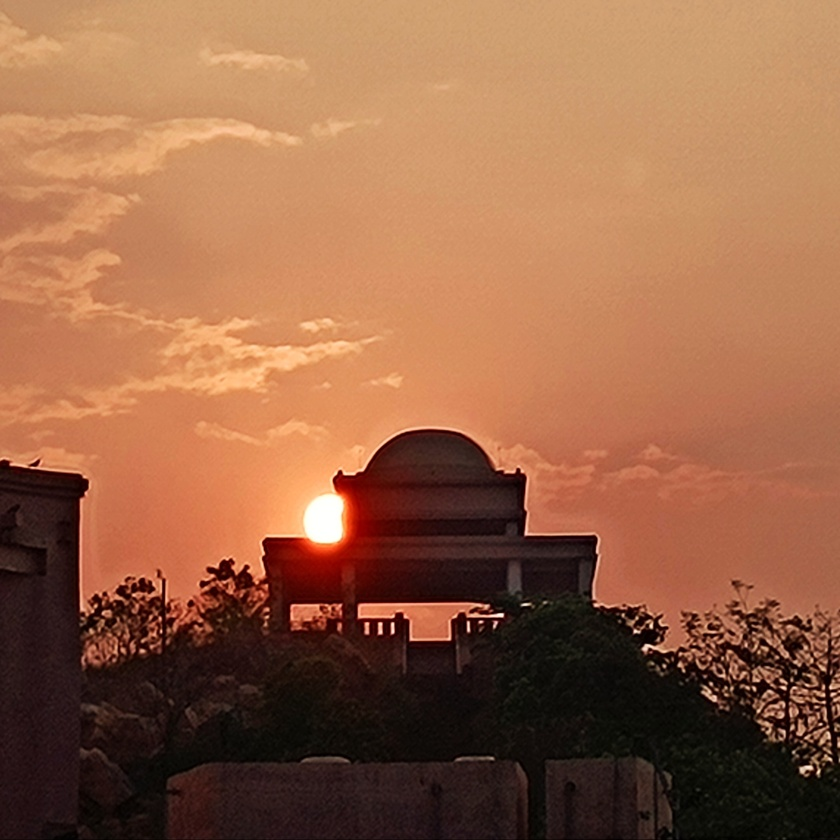
#> input picture DIY/DATA_DIY/testing1/test_img1.jpg, 840 x 840 px, shrunk from 2166 x 2166 before the run, found by its file name
$ python SVD_star_plots.py
#> lines starting #> are read from the running program, lines starting #| are printed output that depends on the picture
import numpy as np
import cv2
import matplotlib.pyplot as plt

# -------------------------------
# Load the grayscale image
# -------------------------------
image_path = "test_img1.jpg"
gay_image = cv2.imread(image_path, cv2.IMREAD_GRAYSCALE)
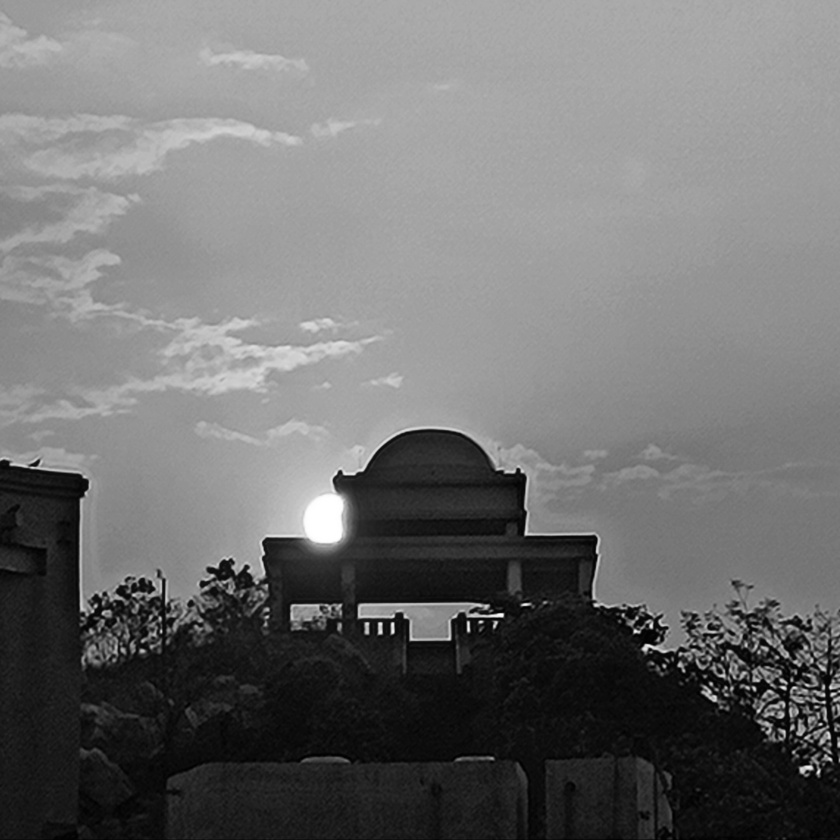
#> gay_image: shape (840, 840); min 0, max 255, mean 111.5

# -------------------------------
# Compute SVD once
# -------------------------------
U, S, Vt = np.linalg.svd(gay_image, full_matrices=False)
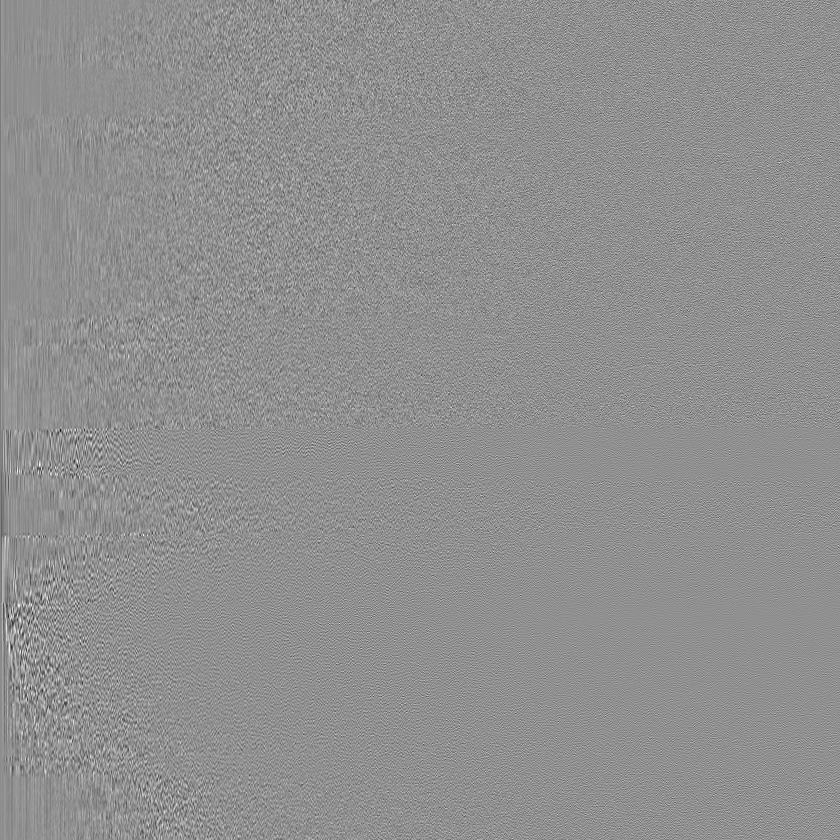
#> U: shape (840, 840) float64; min -0.319, max 0.245, mean -3.64e-05; drawn with min black and max white
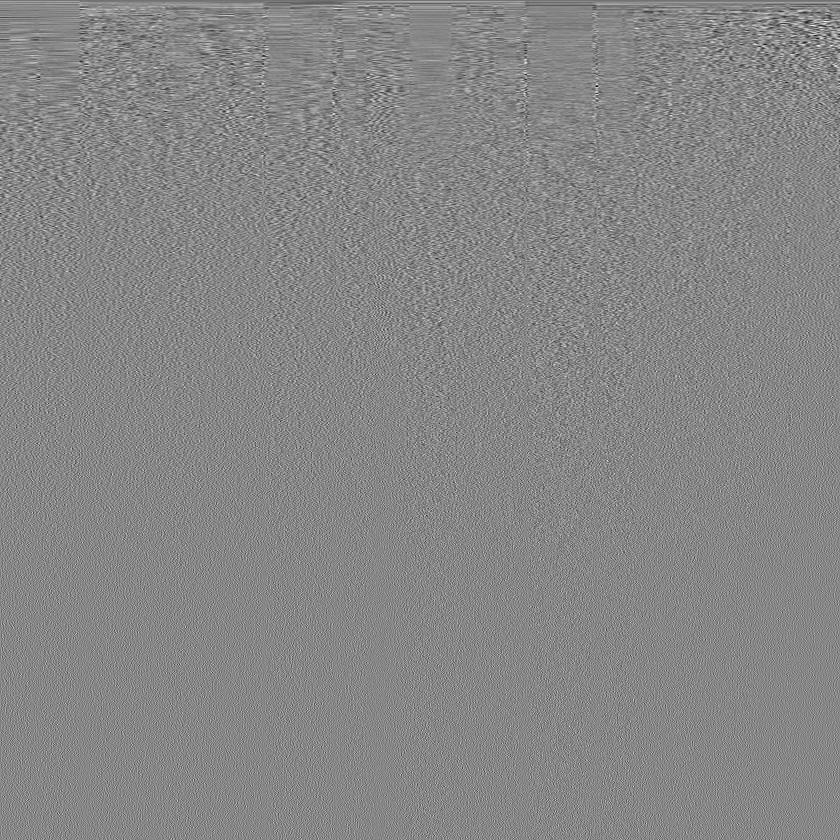
#> Vt: shape (840, 840) float64; min -0.241, max 0.215, mean -3.97e-05; drawn with min black and max white
#> S = 840 values, max 104913.2 at index 0, min 0.00297 at index 839, mean 336

'''
# -------------------------------
# 1️⃣ Singular Values (Linear Scale)
# -------------------------------
plt.figure(figsize=(10,5))
plt.plot(S, linestyle='--', linewidth=2)
plt.title("Singular Values vs Index")
plt.xlabel("Index (k)")
plt.ylabel("Singular Value Magnitude")
plt.grid(True)
plt.tight_layout()
plt.show()

# -------------------------------
# 1B️⃣ Singular Values (Log Scale)
# -------------------------------
plt.figure(figsize=(12,7))
plt.semilogy(S, linestyle='--', linewidth=2)
plt.title("Singular Values vs Index (Log Scale)")
plt.xlabel("Index (k)")
plt.ylabel("Singular Value Magnitude (log scale)")
plt.grid(True, which='both')
plt.tight_layout()
plt.show()
'''
# -------------------------------
# 2️⃣ Cumulative Energy
# -------------------------------
energy = S**2
#> energy = 840 values, max 1.1e+10 at index 0, min 8.84e-06 at index 839, mean 13755494.5
cumulative_energy = np.cumsum(energy) / np.sum(energy)
#> cumulative_energy = 840 values from 0.953 to 1

num_sv = len(S)
#> num_sv = 840
percent_k = (np.arange(num_sv) / (num_sv - 1)) * 100
#> percent_k = 840 values from 0 to 100

# Thresholds for annotation
targets = [0.20, 0.40, 0.60, 0.80]
threshold_positions = {}

for t in targets:
    idx = np.where(cumulative_energy >= t)[0][0]
    threshold_positions[t] = idx
#> after the loop, threshold_positions = {0.2: 0, 0.4: 0, 0.6: 0, 0.8: 0}


# Annotate
for t, idx in threshold_positions.items():
    x = percent_k[idx]
    y = cumulative_energy[idx]

    plt.axvline(x, color='red', linestyle='--', alpha=0.4)

    plt.text(
        x + 1,
        y - 0.05,
        f"{int(t*100)}% energy at k={idx} ({x:.1f}% SVs)",
        fontsize=9,
        color='blue'
    )
#> this loop made 4 passes
#> t on passes 1 to 4: 0.2, 0.4, 0.6, 0.8

plt.ylim(0, 1)
plt.tight_layout()
plt.show()
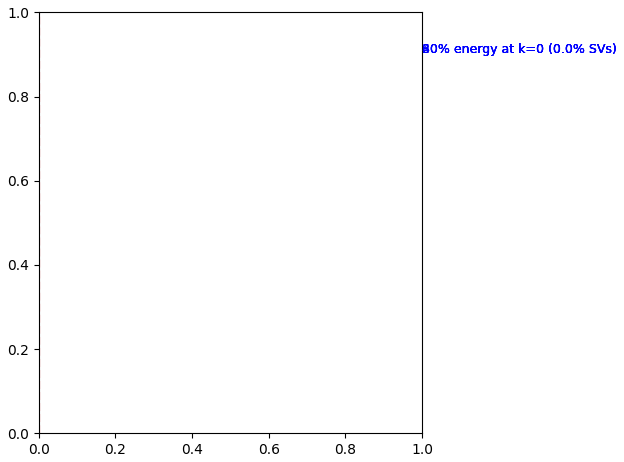
#> figure drawn by matplotlib, 1 panel

# -------------------------------
# 2B️⃣ Cumulative Energy (Log Y-axis)
# -------------------------------
plt.figure(figsize=(12,6))
plt.semilogy(percent_k, cumulative_energy, linestyle='--', linewidth=2)
plt.title("Cumulative Energy vs % of Singular Values (Log Scale)")
plt.xlabel("% of Singular Values Used")
plt.ylabel("Cumulative Energy (log scale)")
plt.grid(True, which='both')
plt.xlim(0, 20)     # <--- LIMIT X AXIS TO 50%

plt.tight_layout()
plt.show()
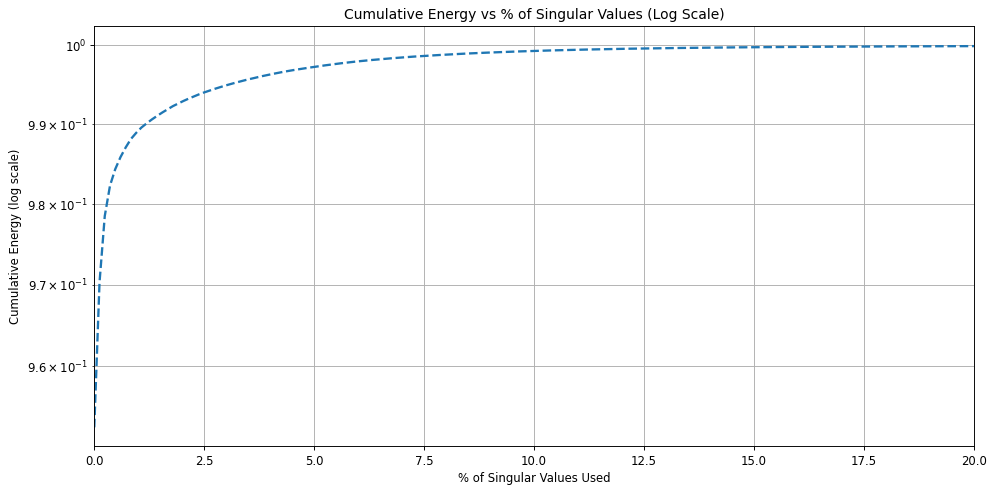
#> figure drawn by matplotlib, 1 panel; curve peaks at x = 100, y = 1
